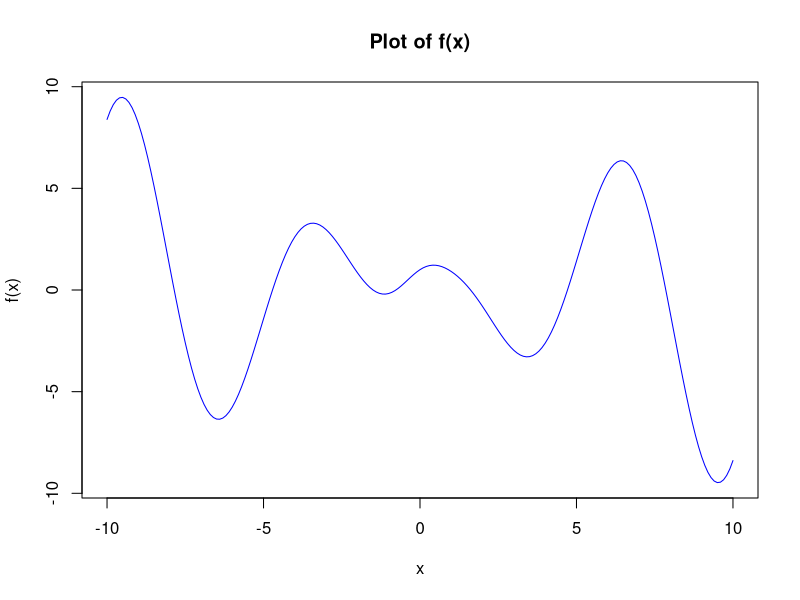
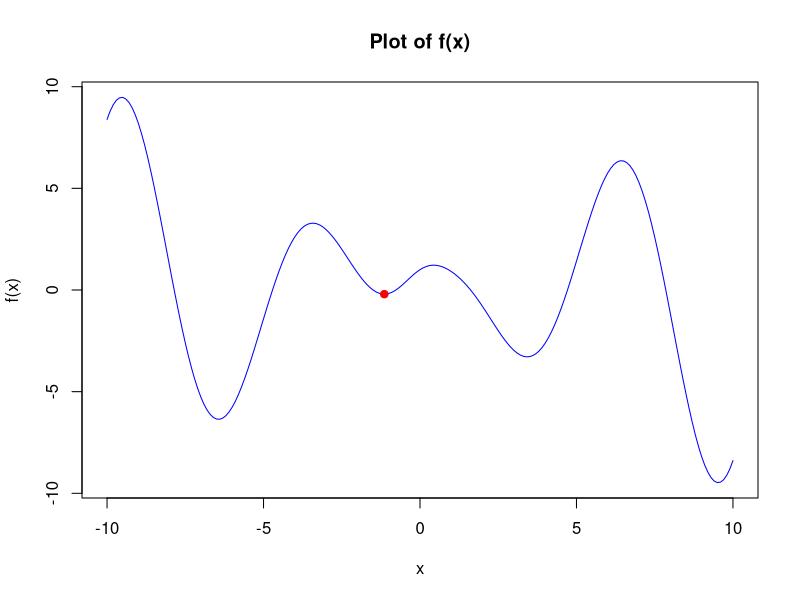
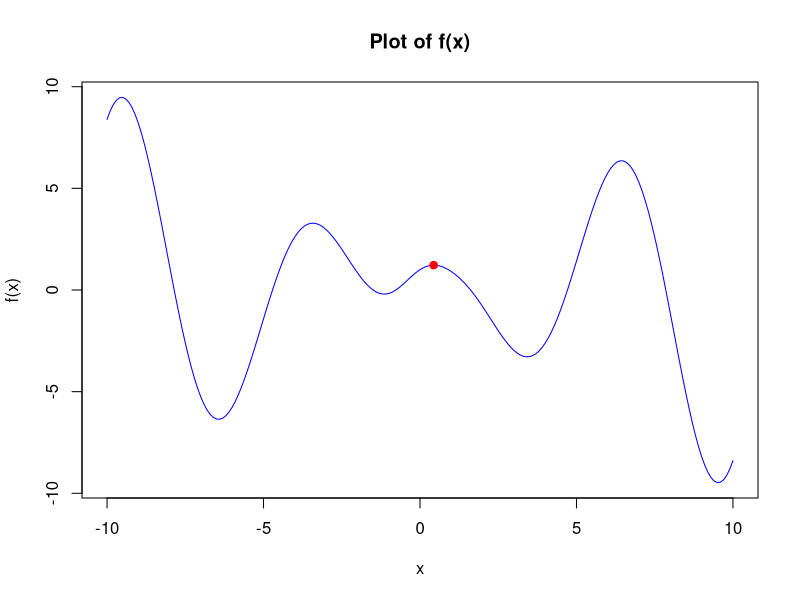
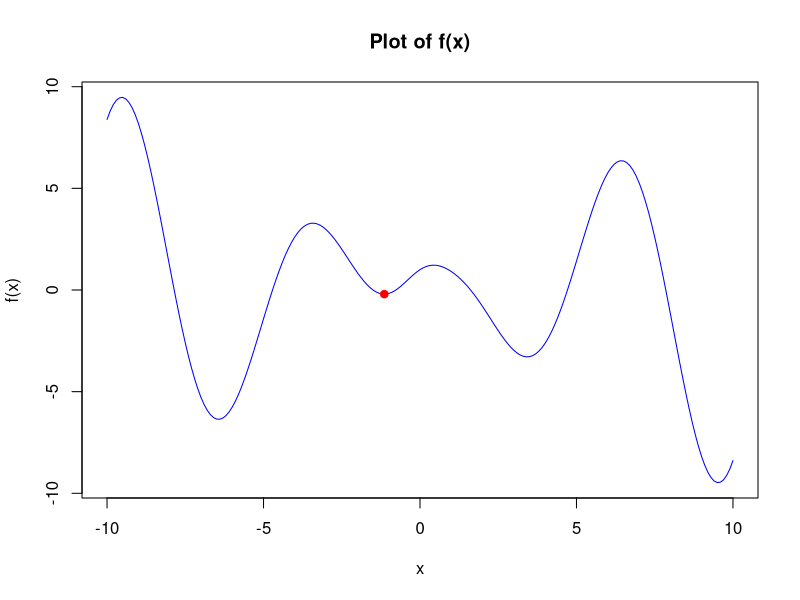
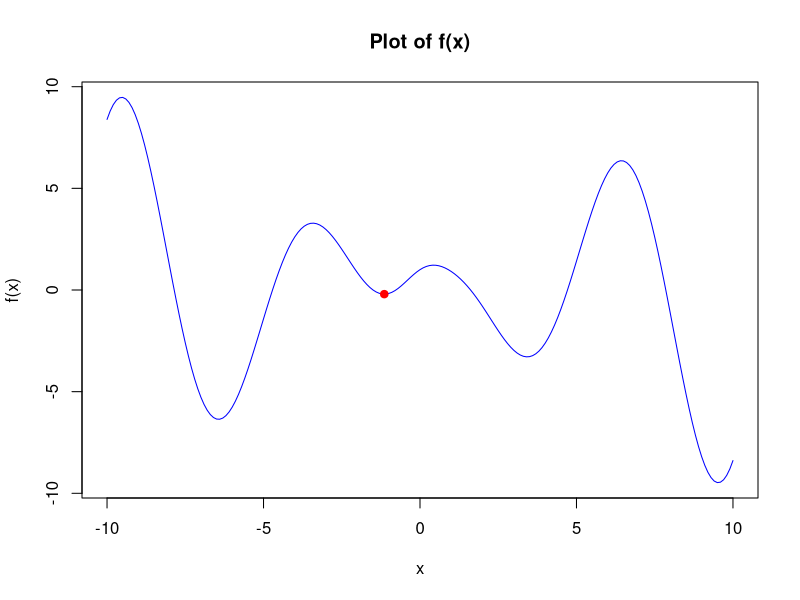
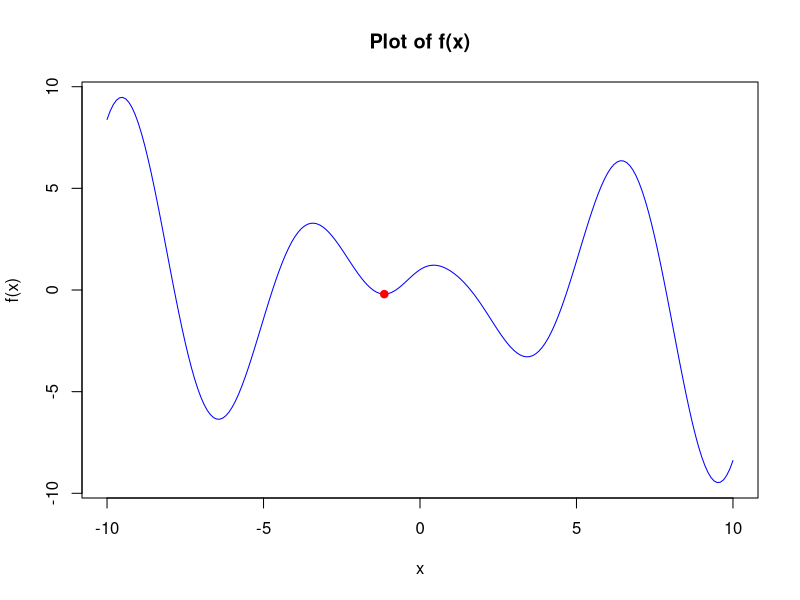
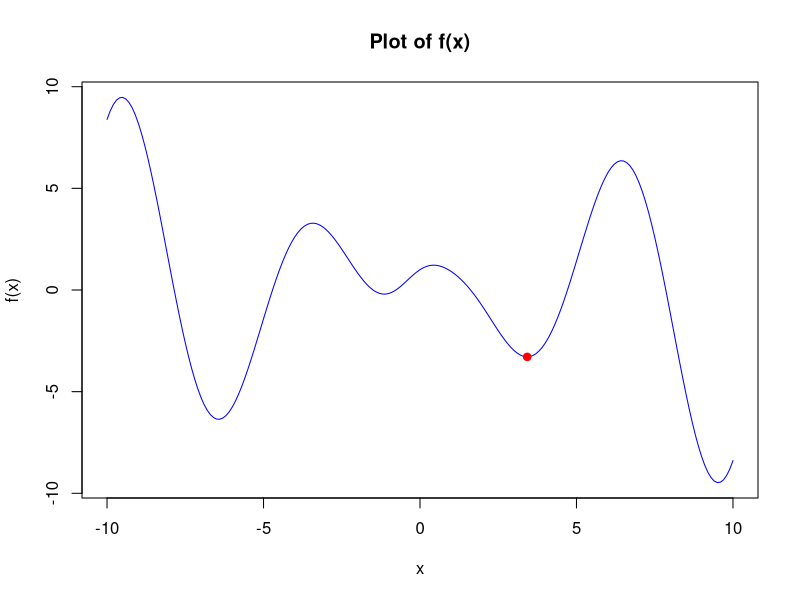

The R script that drew these images, in order:
## ---- chunk 1
knitr::opts_chunk$set(echo = TRUE)
## ---- chunk 2
# Define the function
f = function(x) {
  exp(-x^2) + x * cos(x)
}

plot_fx = function(x = NULL) {
  x_values = seq(-10, 10, by = 0.1)
  
  y_values = sapply(x_values, f)
  
  # Plot the function
  plot(x_values, y_values, type = "l", col = "blue",
       xlab = "x", ylab = "f(x)",
       main = "Plot of f(x)")
  
  # Plot a point
  if (!is.null(x)) {
    points(x, f(x), col = "red", pch = 19)
  }
}

plot_fx()

## ---- chunk 3
# first derivative
df = function(x) {
  -2 * x * exp(-x^2) + cos(x) - x * sin(x)
}

# second derivative 
Hf = function(x) {
  (4 * x^2 - 2) * exp(-x^2) - 2 * sin(x) - x * cos(x)
}
## ---- chunk 4
GD = function(lr = 1e-2, x0, n = 500, tol = 1e-3) {
  x = x0
  iters = n
  
  for (i in 1:n) {
    df.x = df(x)
    
    # if converges
    if (abs(df.x) < tol) {
      iters = i 
      break
    }
    
    x = x - lr * df.x
  }
  
  return (list(x = x, f.x = f(x), iters = iters))
}
## ---- chunk 5
newton = function(x0, n = 500, tol = 1e-3) {
  x = x0
  iters = n
  
  for (i in 1:n) {
    df.x = df(x)
    Hf.x = Hf(x)
    
    # if converges
    if (abs(df.x) < tol) {
      iters = i
      break
    }
    
    # if f''(x) == 0
    if (Hf.x == 0) {
      iters = i
      stop("Hessian matrix is not invertible at x =", x)
    }
    
    x = x - df.x %*% solve(Hf.x)
  }
  
  return (list(x = x, f.x = f(x), iters = iters))
}

## ---- chunk 6
SGDmomentum = function(lr = 1e-2, x0, n = 500, tol = 1e-3, b = 0.8) {
  x = x0
  delta_x = 0
  iters = n
  
  for (i in 1:n) {
    
    df.x = df(x)
    
    # if converges
    if (abs(df.x) < tol) {
      iters = i
      break
    }
    
    delta_x = b*delta_x + (1-b)*df.x
    x = x - lr*delta_x
  }
  
  return (list(x = x, f.x = f(x), iters = iters))
}

## ---- chunk 7
AdaGrad = function(lr = 1e-1, x0, n = 500, tol = 1e-3, epsilon = 1e-3) {
  x = x0
  s = 0
  iters = n
  
  for (i in 1:n) {
    df.x = df(x)
    
    # if converges
    if (abs(df.x) < tol) {
      iters = i 
      break
    }
    
    s = s + df.x^2
    x = x - lr/sqrt(s + epsilon) * df.x
  }
  
  return (list(x = x, f.x = f(x), iters = iters))
}
## ---- chunk 8
RMSProp = function(lr = 1e-1, x0, n = 500, tol = 1e-3, epsilon = 1e-3, a = 0.8) {
  x = x0
  s = 0
  iters = n
  
  for (i in 1:n) {
    df.x = df(x)
    
    # if converges
    if (abs(df.x) < tol) {
      iters = i 
      break
    }
    
    s = a*s + (1-a) * df.x^2
    x = x - lr/sqrt(s + epsilon) * df.x
  }
  
  return (list(x = x, f.x = f(x), iters = iters))
}
## ---- chunk 9
Adam = function(lr = 1e-2, x0, n = 500, tol = 1e-3, epsilon = 1e-3, a = 0.8, b = 0.8) {
  x = x0
  delta_x = 0
  s = 0
  iters = n
  
  for (i in 1:n) {
    
    df.x = df(x)
    
    # if converges
    if (abs(df.x) < tol) {
      iters = i
      break
    }
    
    delta_x = b*delta_x + (1-b)*df.x
    delta_x = delta_x / (1 - b^i)
    
    s = a*s + (1-a) * df.x^2
    s = s / (1 - a^i)

    x = x - lr/sqrt(s + epsilon) * delta_x
  }
  
  return (list(x = x, f.x = f(x), iters = iters))
}

## ---- chunk 10
result.GD = GD(lr = 1e-2, x0 = 0, n = 1000, tol = 1e-3)
result.GD

plot_fx(result.GD$x)
## ---- chunk 11
result.newton = newton(x0 = 0, n = 1000, tol = 1e-3)
result.newton

plot_fx(result.newton$x)
## ---- chunk 12
result.SGDmomentum = SGDmomentum(lr = 1e-2, x0 = -3, n = 1000, tol = 1e-3, b = 0.9)
result.SGDmomentum

plot_fx(result.SGDmomentum$x)
## ---- chunk 13
result.AdaGrad = AdaGrad(lr = 1e-1, x0 = -3, n = 1000, tol = 1e-3, epsilon = 1e-3)
result.AdaGrad

plot_fx(result.AdaGrad$x)
## ---- chunk 14
result.RMSProp = RMSProp(lr = 1e-1, x0 = -3, n = 1000, tol = 1e-3, epsilon = 1e-3, a = 0.8)
result.RMSProp

plot_fx(result.RMSProp$x)
## ---- chunk 15
result.Adam = Adam(lr = 1e-1, x0 = -3, n = 1000, tol = 1e-3, epsilon = 1e-3, a = 0.8)
result.Adam

plot_fx(result.Adam$x)
